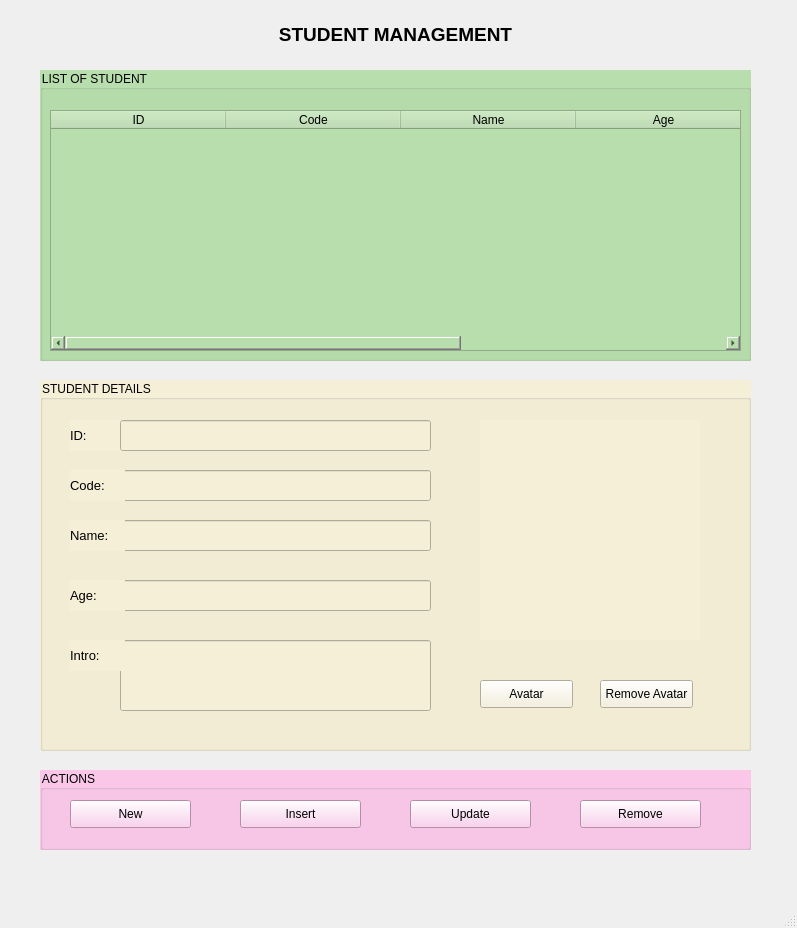
<?xml version="1.0" encoding="UTF-8"?>
<ui version="4.0">
 <class>MainWindow</class>
 <widget class="QMainWindow" name="MainWindow">
  <property name="geometry">
   <rect>
    <x>0</x>
    <y>0</y>
    <width>797</width>
    <height>928</height>
   </rect>
  </property>
  <property name="windowTitle">
   <string>MainWindow</string>
  </property>
  <widget class="QWidget" name="centralwidget">
   <widget class="QGroupBox" name="groupBox_3">
    <property name="geometry">
     <rect>
      <x>40</x>
      <y>70</y>
      <width>711</width>
      <height>291</height>
     </rect>
    </property>
    <property name="autoFillBackground">
     <bool>false</bool>
    </property>
    <property name="styleSheet">
     <string notr="true">background-color: rgb(184, 222, 173);</string>
    </property>
    <property name="title">
     <string>LIST OF STUDENT</string>
    </property>
    <widget class="QTableWidget" name="tableWidgetStudent">
     <property name="geometry">
      <rect>
       <x>10</x>
       <y>40</y>
       <width>691</width>
       <height>241</height>
      </rect>
     </property>
     <property name="columnCount">
      <number>5</number>
     </property>
     <attribute name="horizontalHeaderDefaultSectionSize">
      <number>175</number>
     </attribute>
     <column>
      <property name="text">
       <string>ID</string>
      </property>
     </column>
     <column>
      <property name="text">
       <string>Code</string>
      </property>
     </column>
     <column>
      <property name="text">
       <string>Name</string>
      </property>
     </column>
     <column>
      <property name="text">
       <string>Age</string>
      </property>
     </column>
     <column>
      <property name="text">
       <string>Intro</string>
      </property>
     </column>
    </widget>
   </widget>
   <widget class="QGroupBox" name="groupBox_2">
    <property name="geometry">
     <rect>
      <x>40</x>
      <y>380</y>
      <width>711</width>
      <height>371</height>
     </rect>
    </property>
    <property name="styleSheet">
     <string notr="true">background-color: rgb(245, 239, 216);</string>
    </property>
    <property name="title">
     <string>STUDENT DETAILS</string>
    </property>
    <widget class="QLabel" name="label">
     <property name="geometry">
      <rect>
       <x>30</x>
       <y>40</y>
       <width>55</width>
       <height>31</height>
      </rect>
     </property>
     <property name="text">
      <string>&lt;html&gt;&lt;head/&gt;&lt;body&gt;&lt;p&gt;&lt;span style=&quot; font-size:10pt;&quot;&gt;ID:&lt;/span&gt;&lt;/p&gt;&lt;/body&gt;&lt;/html&gt;</string>
     </property>
    </widget>
    <widget class="QLineEdit" name="lineEditId">
     <property name="geometry">
      <rect>
       <x>80</x>
       <y>40</y>
       <width>311</width>
       <height>31</height>
      </rect>
     </property>
    </widget>
    <widget class="QLineEdit" name="lineEditCode">
     <property name="geometry">
      <rect>
       <x>80</x>
       <y>90</y>
       <width>311</width>
       <height>31</height>
      </rect>
     </property>
    </widget>
    <widget class="QLabel" name="label_2">
     <property name="geometry">
      <rect>
       <x>30</x>
       <y>90</y>
       <width>55</width>
       <height>31</height>
      </rect>
     </property>
     <property name="text">
      <string>&lt;html&gt;&lt;head/&gt;&lt;body&gt;&lt;p&gt;&lt;span style=&quot; font-size:10pt;&quot;&gt;Code:&lt;/span&gt;&lt;/p&gt;&lt;/body&gt;&lt;/html&gt;</string>
     </property>
    </widget>
    <widget class="QLineEdit" name="lineEditName">
     <property name="geometry">
      <rect>
       <x>80</x>
       <y>140</y>
       <width>311</width>
       <height>31</height>
      </rect>
     </property>
    </widget>
    <widget class="QLabel" name="label_3">
     <property name="geometry">
      <rect>
       <x>30</x>
       <y>140</y>
       <width>55</width>
       <height>31</height>
      </rect>
     </property>
     <property name="text">
      <string>&lt;html&gt;&lt;head/&gt;&lt;body&gt;&lt;p&gt;&lt;span style=&quot; font-size:10pt;&quot;&gt;Name:&lt;/span&gt;&lt;/p&gt;&lt;/body&gt;&lt;/html&gt;</string>
     </property>
    </widget>
    <widget class="QLineEdit" name="lineEditAge">
     <property name="geometry">
      <rect>
       <x>80</x>
       <y>200</y>
       <width>311</width>
       <height>31</height>
      </rect>
     </property>
    </widget>
    <widget class="QLabel" name="label_4">
     <property name="geometry">
      <rect>
       <x>30</x>
       <y>200</y>
       <width>55</width>
       <height>31</height>
      </rect>
     </property>
     <property name="text">
      <string>&lt;html&gt;&lt;head/&gt;&lt;body&gt;&lt;p&gt;&lt;span style=&quot; font-size:10pt;&quot;&gt;Age:&lt;/span&gt;&lt;/p&gt;&lt;/body&gt;&lt;/html&gt;</string>
     </property>
    </widget>
    <widget class="QLineEdit" name="lineEditIntro">
     <property name="geometry">
      <rect>
       <x>80</x>
       <y>260</y>
       <width>311</width>
       <height>71</height>
      </rect>
     </property>
    </widget>
    <widget class="QLabel" name="label_5">
     <property name="geometry">
      <rect>
       <x>30</x>
       <y>260</y>
       <width>55</width>
       <height>31</height>
      </rect>
     </property>
     <property name="text">
      <string>&lt;html&gt;&lt;head/&gt;&lt;body&gt;&lt;p&gt;&lt;span style=&quot; font-size:10pt;&quot;&gt;Intro:&lt;/span&gt;&lt;/p&gt;&lt;/body&gt;&lt;/html&gt;</string>
     </property>
    </widget>
    <widget class="QLabel" name="labelAvatar">
     <property name="geometry">
      <rect>
       <x>440</x>
       <y>40</y>
       <width>220</width>
       <height>220</height>
      </rect>
     </property>
     <property name="text">
      <string/>
     </property>
     <property name="pixmap">
      <pixmap>images/ic_no_avatar.png</pixmap>
     </property>
     <property name="scaledContents">
      <bool>true</bool>
     </property>
    </widget>
    <widget class="QPushButton" name="pushButtonAvatar">
     <property name="geometry">
      <rect>
       <x>440</x>
       <y>300</y>
       <width>93</width>
       <height>28</height>
      </rect>
     </property>
     <property name="text">
      <string>Avatar</string>
     </property>
    </widget>
    <widget class="QPushButton" name="pushButtonRemoveAvatar">
     <property name="geometry">
      <rect>
       <x>560</x>
       <y>300</y>
       <width>93</width>
       <height>28</height>
      </rect>
     </property>
     <property name="text">
      <string>Remove Avatar</string>
     </property>
    </widget>
   </widget>
   <widget class="QGroupBox" name="groupBox">
    <property name="geometry">
     <rect>
      <x>40</x>
      <y>770</y>
      <width>711</width>
      <height>80</height>
     </rect>
    </property>
    <property name="styleSheet">
     <string notr="true">background-color: rgb(250, 199, 233);</string>
    </property>
    <property name="title">
     <string>ACTIONS</string>
    </property>
    <widget class="QPushButton" name="pushButtonNew">
     <property name="geometry">
      <rect>
       <x>30</x>
       <y>30</y>
       <width>121</width>
       <height>28</height>
      </rect>
     </property>
     <property name="text">
      <string>New</string>
     </property>
     <property name="icon">
      <iconset>
       <normaloff>images/ic_new.png</normaloff>images/ic_new.png</iconset>
     </property>
    </widget>
    <widget class="QPushButton" name="pushButtonInsert">
     <property name="geometry">
      <rect>
       <x>200</x>
       <y>30</y>
       <width>121</width>
       <height>28</height>
      </rect>
     </property>
     <property name="text">
      <string>Insert</string>
     </property>
     <property name="icon">
      <iconset>
       <normaloff>images/ic_save.png</normaloff>images/ic_save.png</iconset>
     </property>
    </widget>
    <widget class="QPushButton" name="pushButtonUpdate">
     <property name="geometry">
      <rect>
       <x>370</x>
       <y>30</y>
       <width>121</width>
       <height>28</height>
      </rect>
     </property>
     <property name="text">
      <string>Update</string>
     </property>
     <property name="icon">
      <iconset>
       <normaloff>images/ic_update.png</normaloff>images/ic_update.png</iconset>
     </property>
    </widget>
    <widget class="QPushButton" name="pushButtonRemove">
     <property name="geometry">
      <rect>
       <x>540</x>
       <y>30</y>
       <width>121</width>
       <height>28</height>
      </rect>
     </property>
     <property name="text">
      <string>Remove</string>
     </property>
     <property name="icon">
      <iconset>
       <normaloff>images/ic_delete.png</normaloff>images/ic_delete.png</iconset>
     </property>
    </widget>
   </widget>
   <widget class="QLabel" name="label_6">
    <property name="geometry">
     <rect>
      <x>40</x>
      <y>19</y>
      <width>711</width>
      <height>31</height>
     </rect>
    </property>
    <property name="text">
     <string>&lt;html&gt;&lt;head/&gt;&lt;body&gt;&lt;p align=&quot;center&quot;&gt;&lt;span style=&quot; font-size:14pt; font-weight:600;&quot;&gt;STUDENT MANAGEMENT&lt;/span&gt;&lt;/p&gt;&lt;/body&gt;&lt;/html&gt;</string>
    </property>
   </widget>
  </widget>
  <widget class="QMenuBar" name="menubar">
   <property name="geometry">
    <rect>
     <x>0</x>
     <y>0</y>
     <width>797</width>
     <height>26</height>
    </rect>
   </property>
  </widget>
  <widget class="QStatusBar" name="statusbar"/>
 </widget>
 <resources/>
 <connections/>
</ui>
